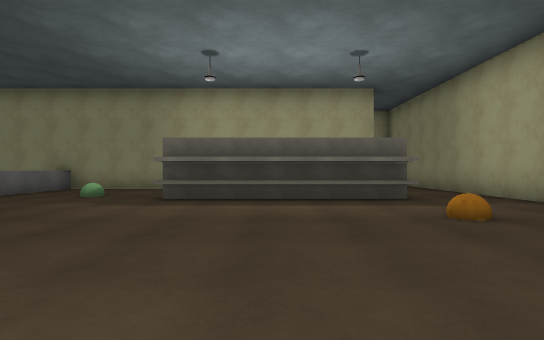
View 1 (above)

16 first-person views from a walk through a Unity game level. The camera is 1.2 m above the floor, looks level and sees 80° across. The floor is counted in squares, 2 m on a side. Each view is taken from the middle of a square. On the plan, view 1 faces up. The plan holds only what a view shows up to about 10 squares ahead; the rest is blank. The place goes on beyond the plan. Door leaves are left out, so doorways stand open. Surface patterns are stand-ins for the level's own textures.

View 2
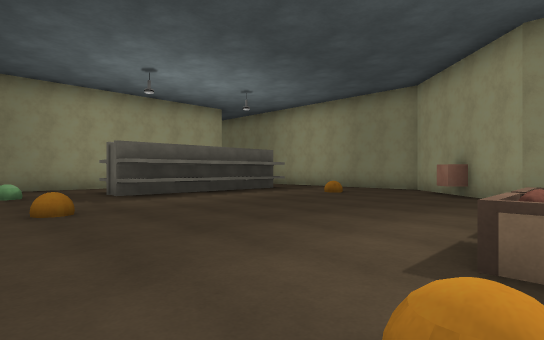

View 3
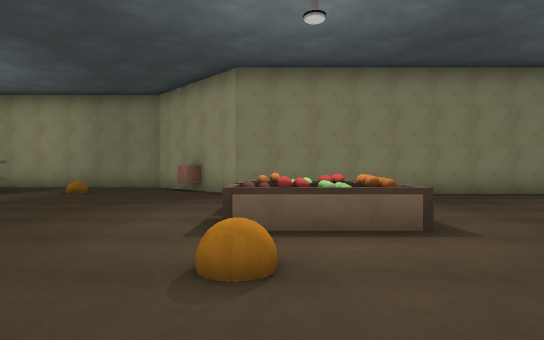

View 4
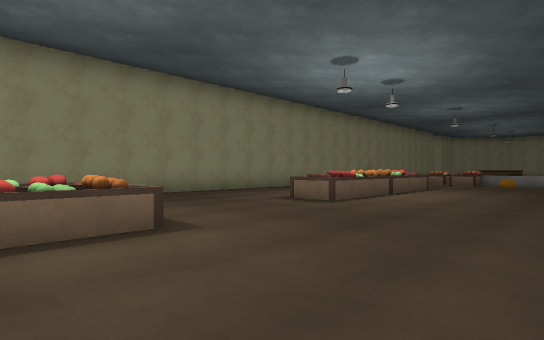

View 5
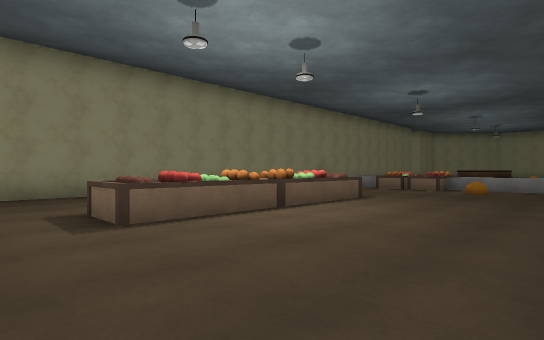

View 6
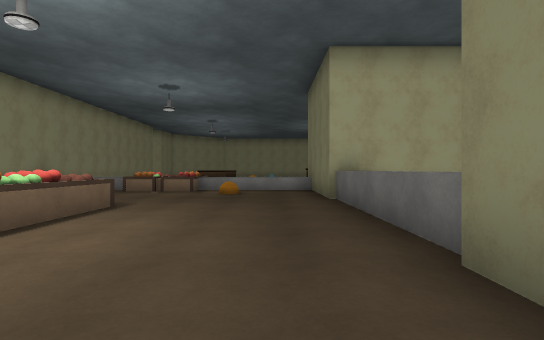

View 7
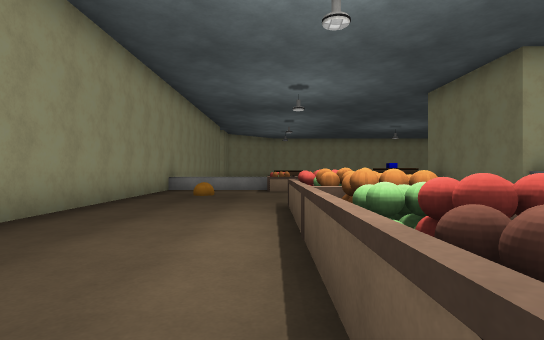

View 8
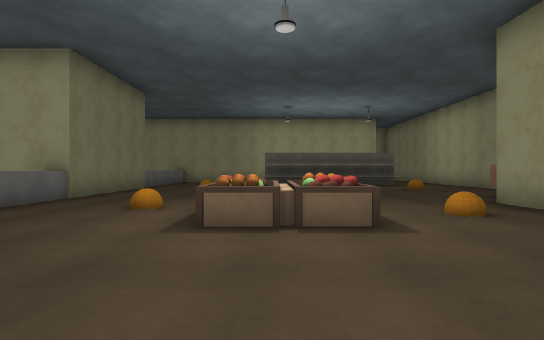

View 9
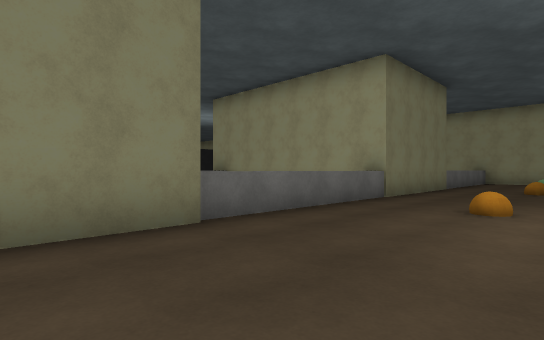

View 10
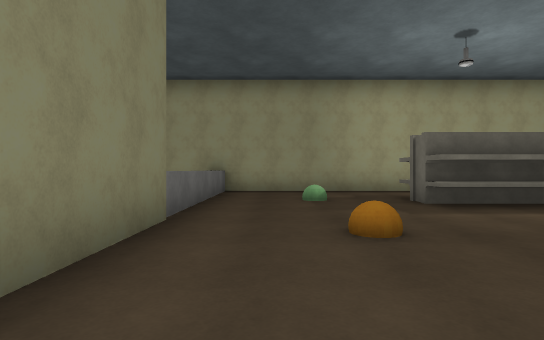

View 11
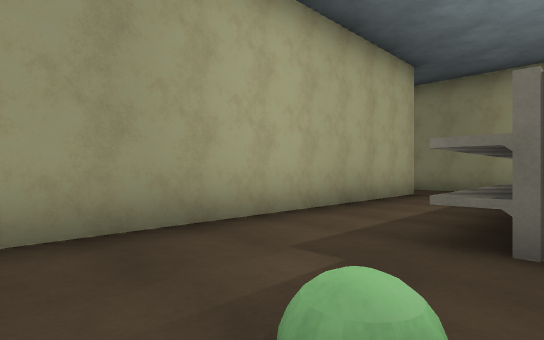

View 12
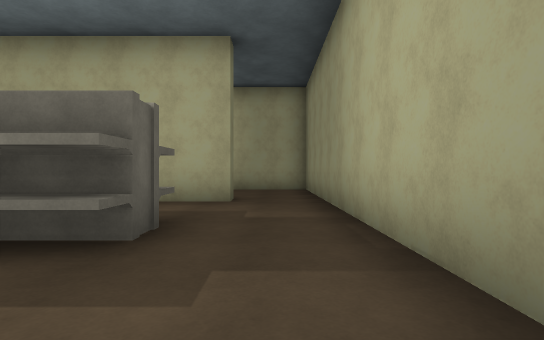

View 13
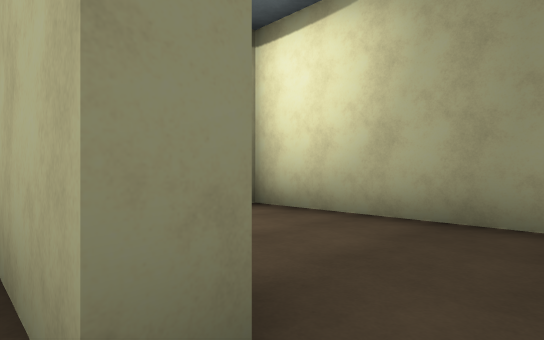

View 14
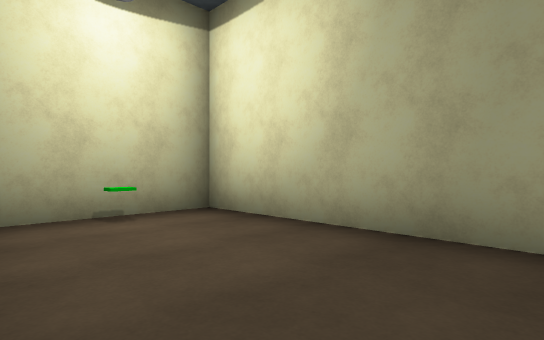

View 15
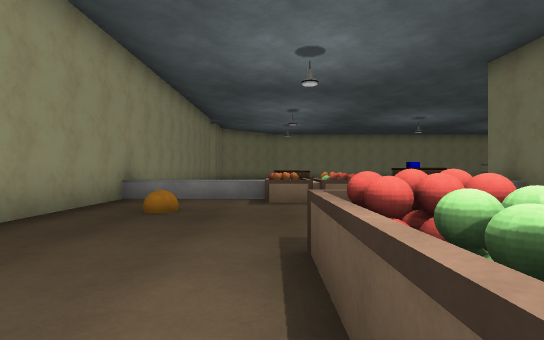

View 16
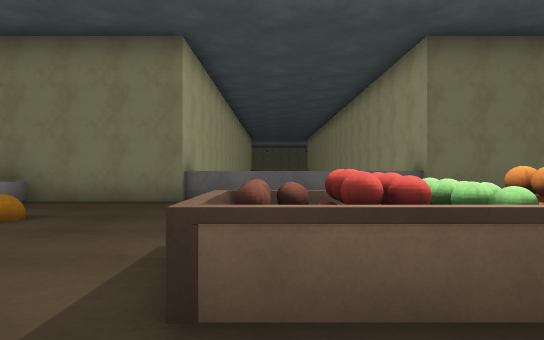

### Floor plan
Key: @ floor where view 1 was taken; # wall or solid block; . floor; = window, fence, low wall or low ledge; ^ raised ledge; B ball; S shelf; R orange ball; C cube; O other object.
Columns run from 9 left of view 1 to 5 right of it. Each row starts with its distance up from view 1.
 14         #######
 13         #.....#
 12         #.....#
 11   #######.....#
 10  #=.....#####.#
  9   ^...........#
  8   ^..B.SSSSS..#
  7   ^....#S#SS..#
  6   ^...........#
  5   #...........#
  4   #..R.....R..#
  3   #...........#
  2   #...........#
  1 ###.........C##
  0   ^......@..##
 -1   ^..R.OO..##
 -2   ^....OO.R#
 -3   ^........#
 -4   #........#
 -5   #........#
 -6   #........#
 -7   #....^...#
 -8 ###....^...#
 -9   ^....^...#
-10   ^....^...#
-11   ^....=...#
-12   ^........#
-13 ###........#
-14   #..R....R#
-15   #....OO..#
-16    ^^^OOO^^^
-17    #   O   #
-18            #

Positions as (right, up) in squares from view 1, and headings:
1: (0, 0), facing up
2: (-5, -1), facing up-right
3: (-6, -1), facing right
4: (-6, -1), facing down-right
5: (-6, -5), facing down-right
6: (-5, -6), facing down
7: (-1, -6), facing down
8: (-2, -6), facing up
9: (-3, -6), facing up-left
10: (-5, 1), facing up
11: (-5, 7), facing up-right
12: (4, 4), facing up
13: (4, 10), facing up-left
14: (4, 11), facing up-left
15: (-1, -9), facing down
16: (0, -11), facing left
